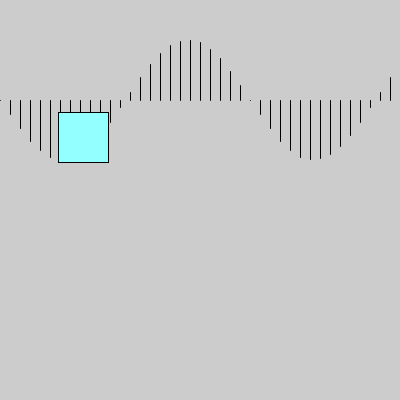
Frame 1 (no input)
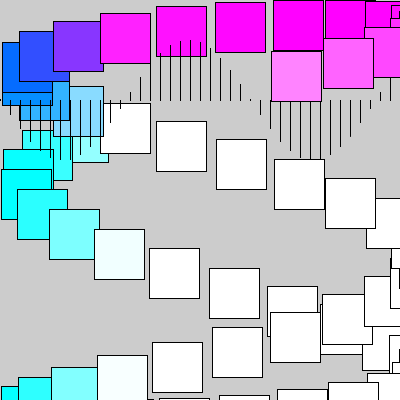
Frame 60 (the mouse pressed at the canvas centre just before this capture)
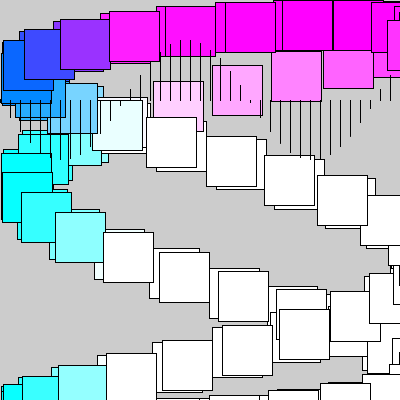
Frame 120 (the mouse held since frame 60 and released just before this capture)

The Processing sketch that drew these frames (run headless with seeded random() and noise(); from frame 60 on, the mouse is pressed at the canvas centre):

// Processing sketch: codeweek12_hw
// ── codeweek12_hw.pde
float a = 0.0;
float inc = TWO_PI/25.0;
float x;
float y;
float xAngle;
float yAngle;
float xAmplitude;
float yAmplitude;
float xRate;
float yRate;

void setup() {
  size(400, 400);
  xAngle = 500;
  yAngle = 400;
  xAmplitude = 200;
  yAmplitude = 200;
  xRate = 0.3;
  yRate = 0.1;
}

void draw() {
 
  for (int i = 0; i<500; i = i+10) {
    line(i, 100, i, 100+ sin(a)*60.0);
    a=a+inc;
  }
  xAngle += xRate;
  yAngle += yRate;
  
  x = width/2 + sin(xAngle) * xAmplitude;
  y = height/2 + cos(yAngle) * yAmplitude;
  colorMode(RGB, 100);
  map(x, 0, width, 0, 100);
  map(y, 0, height, 0, 100);
  fill(x, y, 300);
  rect(x, y, 50, 50);
}
